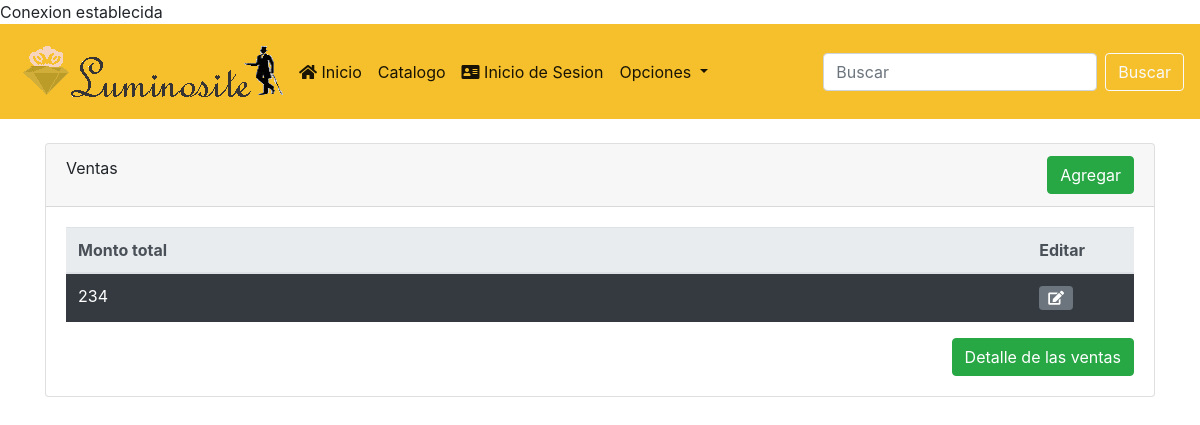
/ventas.php, run on an earlier commit of the app's database.
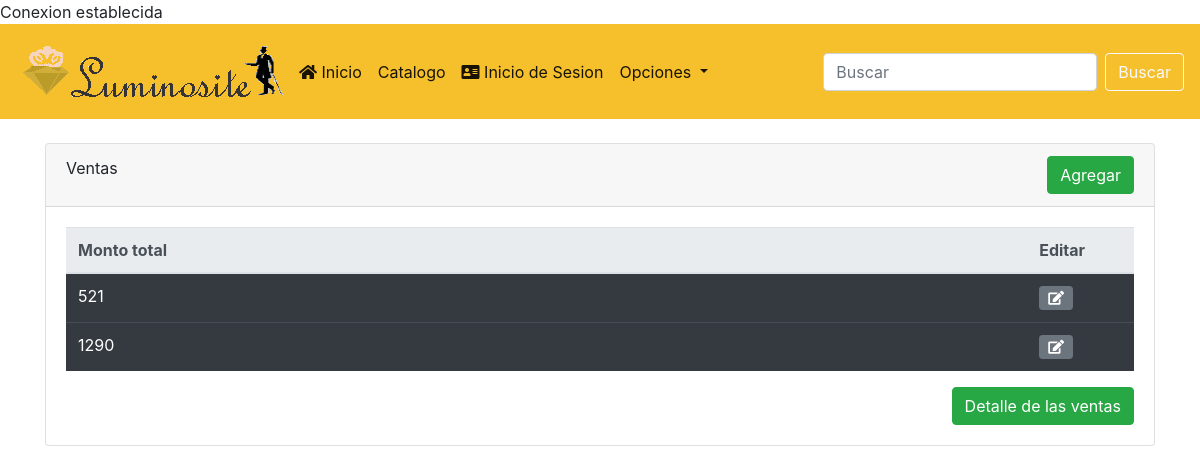
And on a later commit of the database.
### tables this page shows
CREATE TABLE `venta` (
  `id_venta` int(11) NOT NULL AUTO_INCREMENT,
  `monto_total` float NOT NULL,
  `direcciones_id` int(11) NOT NULL,
  `clientes_id1` int(11) NOT NULL,
  PRIMARY KEY (`id_venta`)
);

### ventas.php (the view, shortened to what this page needs)
<?php
require_once './conexion.php';
?>
<!DOCTYPE html>
<html lang="es-MX">
<head>
    <link rel="stylesheet" href="css/bootstrap.min.css" />
    <link rel="stylesheet" href="css/all.min.css" />
</head>
<body>
<?php require_once('./menu.php'); ?>
    <div class="container mt-4">
        <div class="card">
            <div class="card-header">
                Ventas
                <a href="ventas_formulario.php"class="btn btn-success float-right">Agregar</a>
        </div>
            <div class="card-body">
                <table class="table table-dark table table-hover">
                    <thead class="thead-light">
                        <tr>
                            <th style="width: 90%;" scope="col">Monto total</th>
                            <th style="width: 10%;" scope="col">Editar</th>
                        </tr>
                    </thead>
                    <tbody>
                    <?php
                        $sql = 'select monto_total,id_venta from venta order by monto_total asc';
                        foreach ($conexion->query($sql) as $registro) {
                            $registro['monto_total'] = htmlentities($registro['monto_total']);
                            $registro['id_venta'] = htmlentities($registro['id_venta']);
                        echo <<<fin
                        <tr>
                            <td scope="row">{$registro['monto_total']}</td>
                            <td>
                                <a class="btn btn-secondary btn-sm" href="ventas_editar.php?id={$registro['id_venta']}"><i class="fa fa-edit"></i></a>
                            </td>
                        </tr>
fin;
                }
                        ?>
                    </tbody>
                </table>
                <a href="detalle_venta.php" class="btn btn-success float-right">Detalle de las ventas</a>
            </div>
        </div>
    </div>
</body>
</html>

What changed in the data, as far as the page shows it:
removed venta: monto_total "234"
added venta: monto_total "521"
added venta: monto_total "1290"
